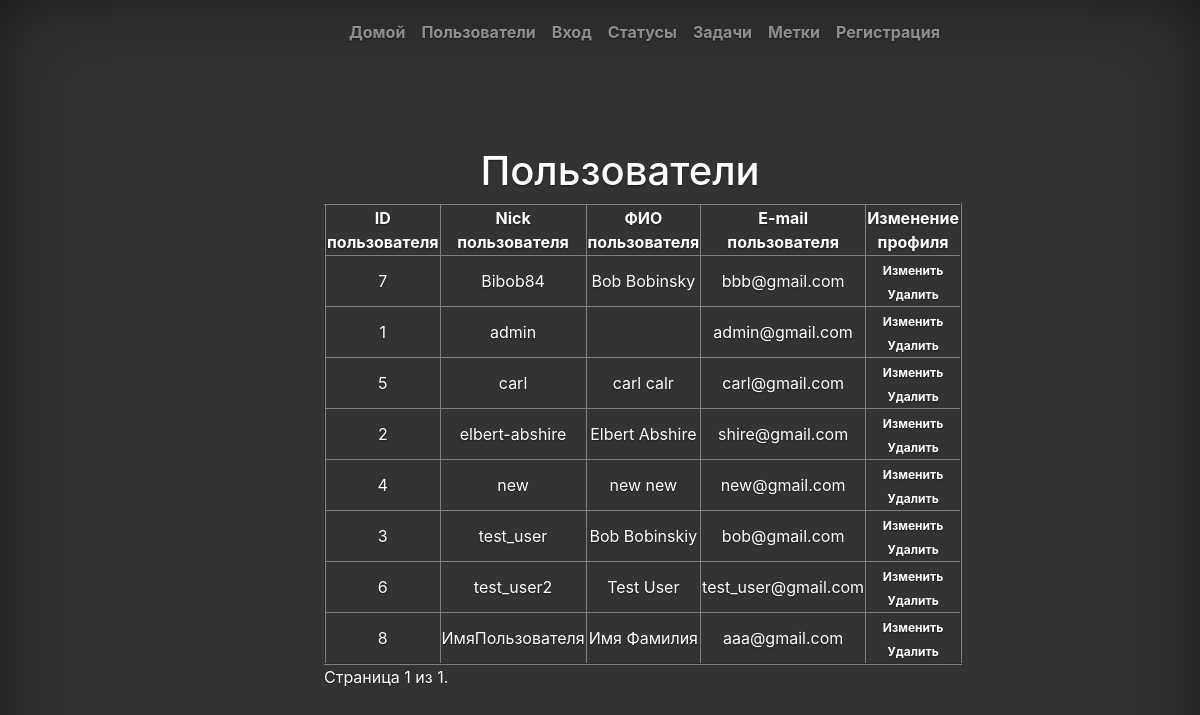
Before: /users/ with the older database file.
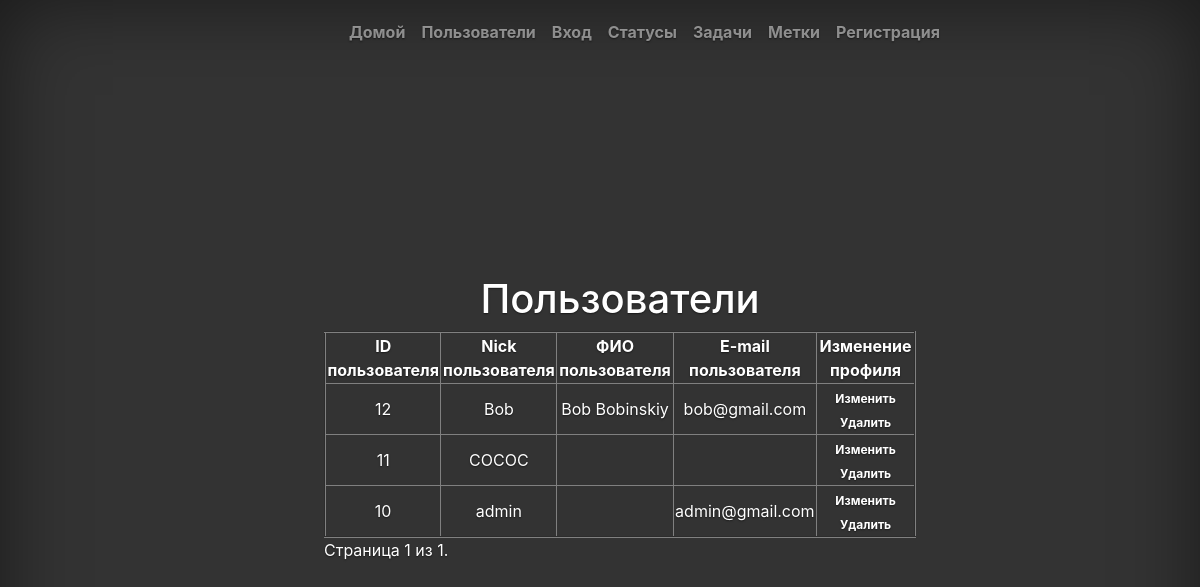
After: the same page with the newer database file.
### users/models.py (models this page shows, shortened)
class CustomUser(AbstractUser):
    class Meta():
        ordering = ['username']

### users/views.py (the view, shortened to what this page needs)
# urls.py: path('', views.ListUserView.as_view(), name='user_list'),
class ListUserView(generic.ListView):
    model = CustomUser
    paginate_by = 10
    template_name = 'user_index.html'

### users/templates/user_index.html (shortened to what this page needs)
{% extends 'index.html' %}
{% load bootstrap4 %}
{% load i18n %}
{% translate "previous" as previous %}
{% translate "next" as next %}
{% translate "last" as last %}
{% block welcome %}
<h1>Пользователи</h1>
<table border="2" align="center">
	<tr>
		<th>ID пользователя</th>
		<th>Nick пользователя</th>
		<th>ФИО пользователя</th>
		<th>E-mail пользователя</th>
		<th>Изменение профиля</th>
	</tr>
{% for user in object_list %}
	<tr>
		<td><a href={% url 'users:user' user.id %}>{{ user.id }}</a></td>
		<td><a href={% url 'users:user' user.id %}>{{ user.username }}</a></td>
		<td><a href={% url 'users:user' user.id %}>{{ user.first_name }} {{ user.last_name }}</a></td>
		<td><a href={% url 'users:user' user.id %}>{{ user.email }}</a></td>
		<td>
			<a class="badge badge-infop-2" href={% url 'users:update_user' user.id %}>Изменить</a>
			<a class="badge badge-infop-2" href={% url 'users:delete_user' user.id %}>Удалить</a>
		</td>
	</tr>
{% endfor %}
</table>
<div class="pagination">
    <span class="step-links">
	    <span class="current">
	        Страница {{ page_obj.number }} из {{ page_obj.paginator.num_pages }}.
	    </span>
    </span>
</div>
{% endblock %}

Changed rows visible on the page:
removed CustomUser: id "7", username "Bibob84", first_name "Bob", last_name "Bobinsky", email "bbb@gmail.com"
removed CustomUser: id "1", username "admin", email "admin@gmail.com"
removed CustomUser: id "5", username "carl", first_name "carl", last_name "calr", email "carl@gmail.com"
removed CustomUser: id "2", username "elbert-abshire", first_name "Elbert", last_name "Abshire", email "shire@gmail.com"
removed CustomUser: id "4", username "new", first_name "new", last_name "new", email "new@gmail.com"
removed CustomUser: id "3", username "test_user", first_name "Bob", last_name "Bobinskiy", email "bob@gmail.com"
removed CustomUser: id "6", username "test_user2", first_name "Test", last_name "User", email "test_user@gmail.com"
removed CustomUser: id "8", username "ИмяПользователя", first_name "Имя", last_name "Фамилия", email "aaa@gmail.com"
added CustomUser: id "12", username "Bob", first_name "Bob", last_name "Bobinskiy", email "bob@gmail.com"
added CustomUser: id "11", username "COCOC"
added CustomUser: id "10", username "admin", email "admin@gmail.com"
